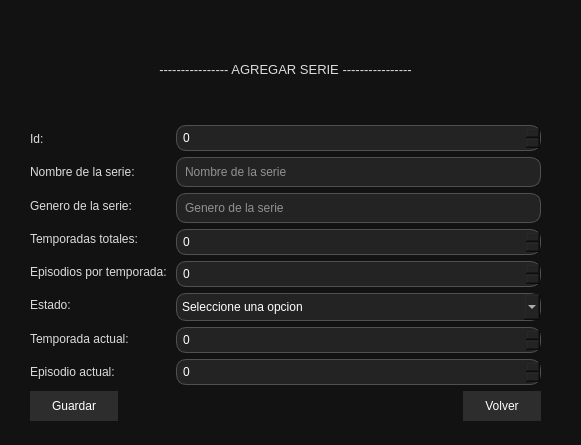
<?xml version="1.0" encoding="UTF-8"?>
<ui version="4.0">
 <class>VentanaAgregar</class>
 <widget class="QDialog" name="VentanaAgregar">
  <property name="geometry">
   <rect>
    <x>0</x>
    <y>0</y>
    <width>581</width>
    <height>445</height>
   </rect>
  </property>
  <property name="windowTitle">
   <string>Dialog</string>
  </property>
  <property name="styleSheet">
   <string notr="true">/* =====================
   FONDO DEL DIALOG
===================== */
QDialog {
    background-color: rgb(18, 18, 18);
}

/* =====================
   TITULO ROJO
===================== */
QLabel#labelTitulo {
    background-color: rgb(229, 9, 20);   /* Rojo Netflix */
    color: white;
    font: 90 24pt &quot;Arial Black&quot;;          /* MÁS GRANDE y fuerte */
    border-radius: 18px;
    padding: 12px;
    letter-spacing: 2px;                  /* Espaciado entre letras */
    qproperty-alignment: AlignCenter;
}

/* =====================
   LABELS (TEXTOS)
===================== */
QLabel {
    color: rgb(220, 220, 220);
    font: 10pt &quot;Arial&quot;;
}

/* =====================
   INPUT TEXTO
===================== */
QLineEdit {
    background-color: rgb(35, 35, 35);
    color: white;
    border: 1px solid rgb(80, 80, 80);
    border-radius: 10px;
    padding: 6px;
}

/* =====================
   SPINBOX
===================== */
QSpinBox {
    background-color: rgb(35, 35, 35);
    color: white;
    border: 1px solid rgb(80, 80, 80);
    border-radius: 10px;
    padding: 4px;
}

/* =====================
   COMBOBOX
===================== */
QComboBox {
    background-color: rgb(35, 35, 35);
    color: white;
    border: 1px solid rgb(80, 80, 80);
    border-radius: 10px;
    padding: 5px;
}

QComboBox QAbstractItemView {
    background-color: rgb(25, 25, 25);
    color: white;
    selection-background-color: rgb(229, 9, 20);
}

/* =====================
   BOTONES
===================== */
QPushButton {
    background-color: rgb(45, 45, 45);
    color: white;
    font: 11pt &quot;Arial Black&quot;;
    border-radius: 18px;
    padding: 8px 22px;
}

QPushButton:hover {
    background-color: rgb(229, 9, 20);
}

QPushButton:pressed {
    background-color: rgb(180, 0, 0);
}</string>
  </property>
  <widget class="QWidget" name="layoutWidget">
   <property name="geometry">
    <rect>
     <x>30</x>
     <y>20</y>
     <width>511</width>
     <height>401</height>
    </rect>
   </property>
   <layout class="QVBoxLayout" name="verticalLayout_3">
    <item>
     <widget class="QLabel" name="label">
      <property name="font">
       <font>
        <family>Arial</family>
        <pointsize>10</pointsize>
        <italic>false</italic>
        <bold>false</bold>
       </font>
      </property>
      <property name="styleSheet">
       <string notr="true"/>
      </property>
      <property name="text">
       <string>---------------- AGREGAR SERIE ----------------</string>
      </property>
      <property name="alignment">
       <set>Qt::AlignmentFlag::AlignCenter</set>
      </property>
     </widget>
    </item>
    <item>
     <layout class="QHBoxLayout" name="horizontalLayout">
      <item>
       <layout class="QVBoxLayout" name="verticalLayout">
        <item>
         <widget class="QLabel" name="label_9">
          <property name="text">
           <string>Id:</string>
          </property>
         </widget>
        </item>
        <item>
         <widget class="QLabel" name="label_2">
          <property name="text">
           <string>Nombre de la serie: </string>
          </property>
         </widget>
        </item>
        <item>
         <widget class="QLabel" name="label_3">
          <property name="text">
           <string>Genero de la serie: </string>
          </property>
         </widget>
        </item>
        <item>
         <widget class="QLabel" name="label_4">
          <property name="text">
           <string>Temporadas totales:</string>
          </property>
         </widget>
        </item>
        <item>
         <widget class="QLabel" name="label_5">
          <property name="autoFillBackground">
           <bool>false</bool>
          </property>
          <property name="text">
           <string>Episodios por temporada: </string>
          </property>
         </widget>
        </item>
        <item>
         <widget class="QLabel" name="label_6">
          <property name="autoFillBackground">
           <bool>false</bool>
          </property>
          <property name="text">
           <string>Estado: </string>
          </property>
         </widget>
        </item>
        <item>
         <widget class="QLabel" name="label_7">
          <property name="autoFillBackground">
           <bool>false</bool>
          </property>
          <property name="text">
           <string>Temporada actual:</string>
          </property>
         </widget>
        </item>
        <item>
         <widget class="QLabel" name="label_8">
          <property name="autoFillBackground">
           <bool>false</bool>
          </property>
          <property name="text">
           <string>Episodio actual: </string>
          </property>
         </widget>
        </item>
       </layout>
      </item>
      <item>
       <layout class="QVBoxLayout" name="verticalLayout_2">
        <item>
         <widget class="QSpinBox" name="spinId">
          <property name="maximum">
           <number>50</number>
          </property>
         </widget>
        </item>
        <item>
         <widget class="QLineEdit" name="txtNombre">
          <property name="placeholderText">
           <string>Nombre de la serie</string>
          </property>
         </widget>
        </item>
        <item>
         <widget class="QLineEdit" name="txtGenero">
          <property name="placeholderText">
           <string>Genero de la serie</string>
          </property>
         </widget>
        </item>
        <item>
         <widget class="QSpinBox" name="spinTemTotal">
          <property name="maximum">
           <number>50</number>
          </property>
         </widget>
        </item>
        <item>
         <widget class="QSpinBox" name="spinEpTotal">
          <property name="maximum">
           <number>50</number>
          </property>
         </widget>
        </item>
        <item>
         <widget class="QComboBox" name="cmbEstado">
          <property name="placeholderText">
           <string>Seleccione una opcion</string>
          </property>
          <item>
           <property name="text">
            <string>Pendiente</string>
           </property>
          </item>
          <item>
           <property name="text">
            <string>Viendo</string>
           </property>
          </item>
          <item>
           <property name="text">
            <string>Acabada</string>
           </property>
          </item>
         </widget>
        </item>
        <item>
         <widget class="QSpinBox" name="spinTemActual">
          <property name="maximum">
           <number>50</number>
          </property>
         </widget>
        </item>
        <item>
         <widget class="QSpinBox" name="spinEpActual">
          <property name="maximum">
           <number>50</number>
          </property>
         </widget>
        </item>
       </layout>
      </item>
     </layout>
    </item>
    <item>
     <layout class="QHBoxLayout" name="horizontalLayout_2">
      <item>
       <widget class="QPushButton" name="btnGuardar">
        <property name="text">
         <string>Guardar</string>
        </property>
       </widget>
      </item>
      <item>
       <spacer name="horizontalSpacer">
        <property name="orientation">
         <enum>Qt::Orientation::Horizontal</enum>
        </property>
        <property name="sizeHint" stdset="0">
         <size>
          <width>40</width>
          <height>20</height>
         </size>
        </property>
       </spacer>
      </item>
      <item>
       <widget class="QPushButton" name="btnVolver">
        <property name="text">
         <string>Volver</string>
        </property>
       </widget>
      </item>
     </layout>
    </item>
   </layout>
  </widget>
 </widget>
 <resources/>
 <connections/>
</ui>
